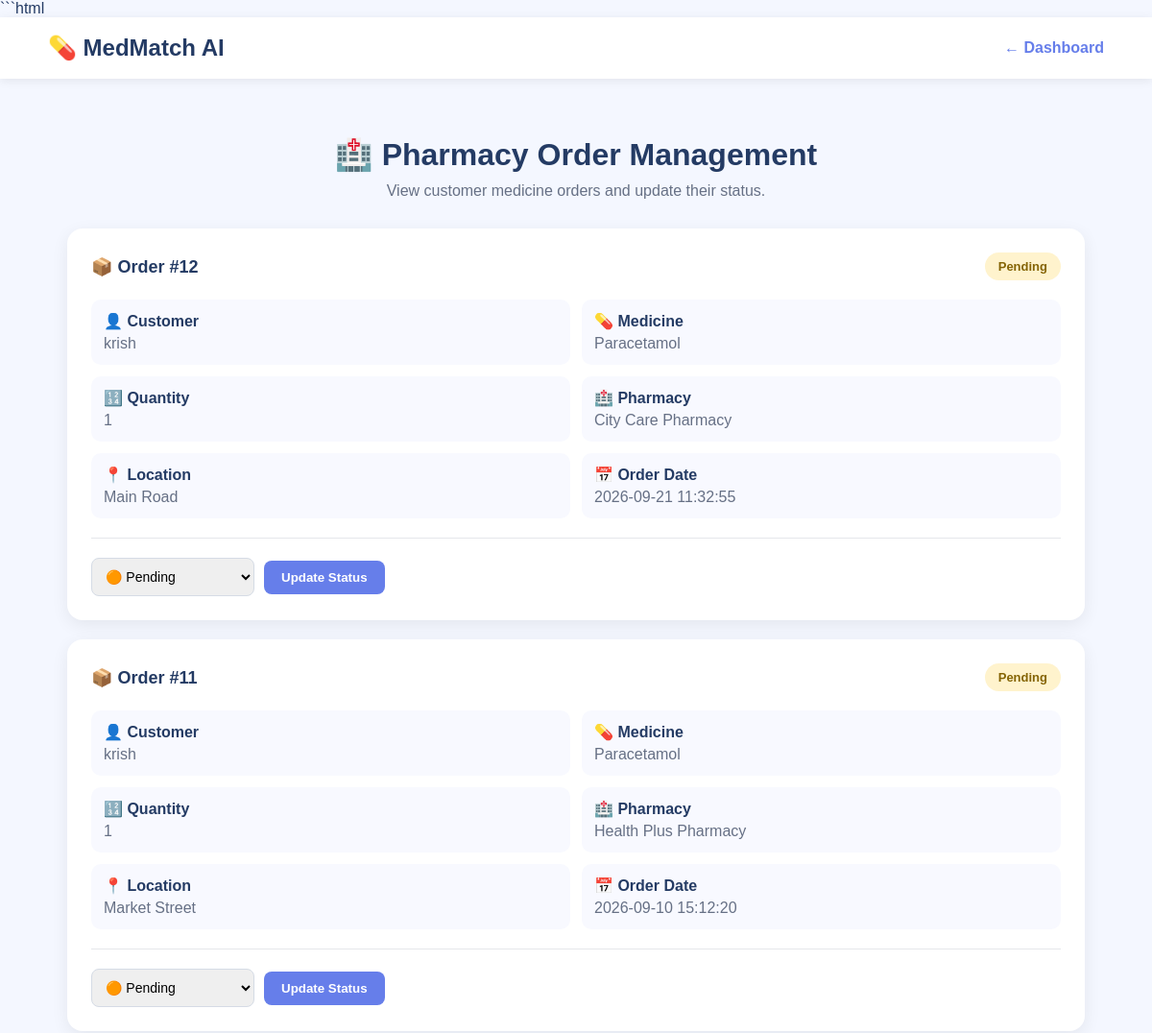
/admin/orders (signed in, upper part), run on an earlier commit of the app's database.
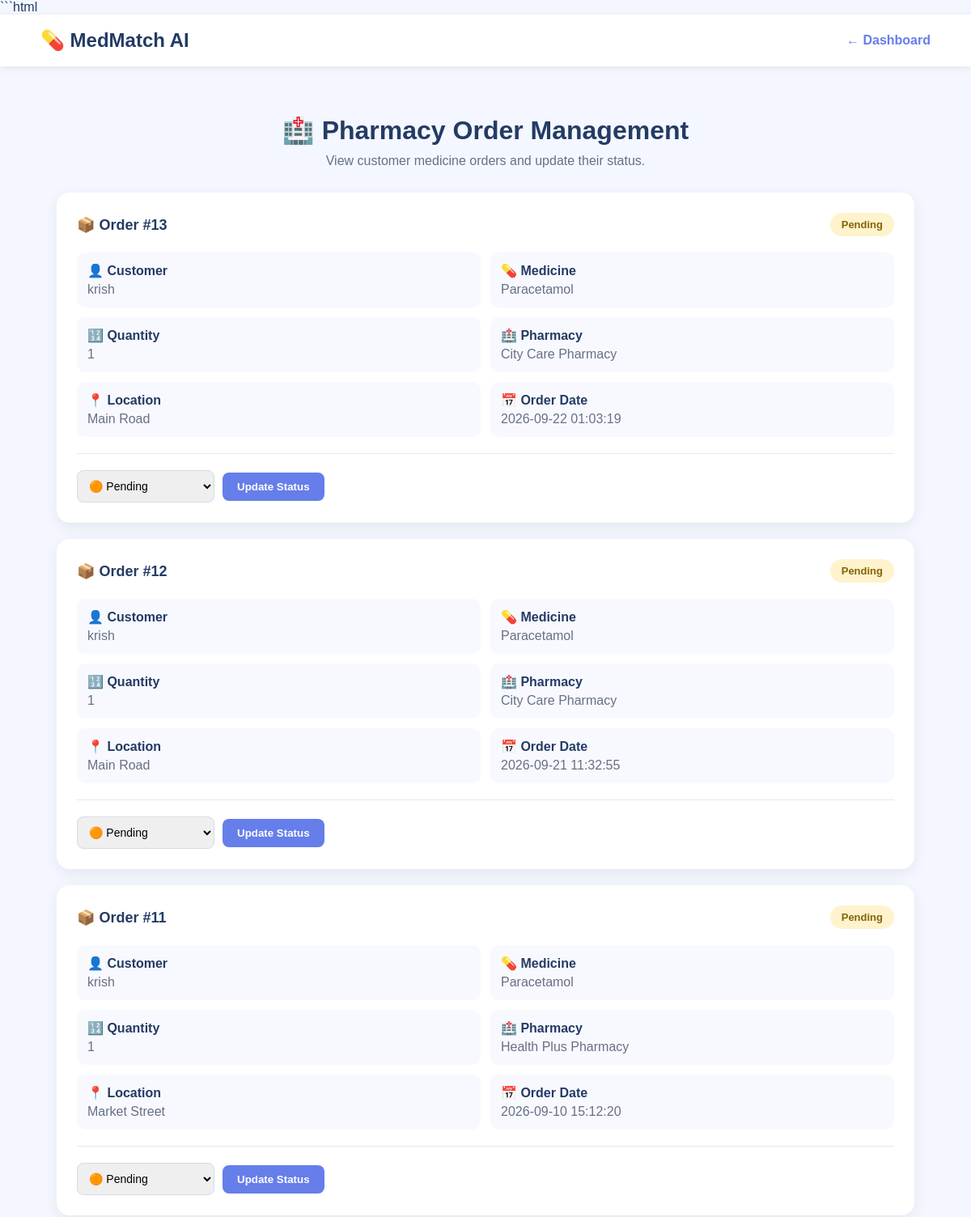
And on a later commit of the database.
### tables this page shows
CREATE TABLE orders (
            id INTEGER PRIMARY KEY AUTOINCREMENT,
            user_id INTEGER,
            pharmacy_id INTEGER,
            medicine_id INTEGER,
            quantity INTEGER NOT NULL,
            order_date TEXT,
            status TEXT DEFAULT 'Pending',
            FOREIGN KEY (user_id)
                REFERENCES users(id),
            FOREIGN KEY (pharmacy_id)
                REFERENCES pharmacies(id),
            FOREIGN KEY (medicine_id)
                REFERENCES medicines(id)
        );

CREATE TABLE users (
            id INTEGER PRIMARY KEY AUTOINCREMENT,
            name TEXT NOT NULL,
            email TEXT UNIQUE NOT NULL,
            password TEXT NOT NULL
        , mobile TEXT);

CREATE TABLE medicines (
            id INTEGER PRIMARY KEY AUTOINCREMENT,
            name TEXT NOT NULL,
            category TEXT,
            purpose TEXT,
            price REAL
        );

CREATE TABLE pharmacies (
            id INTEGER PRIMARY KEY AUTOINCREMENT,
            name TEXT NOT NULL,
            location TEXT,
            phone TEXT
        );

### app.py (the view)
@app.route("/admin/orders")
def admin_orders():
    if not session.get("admin_logged_in"):
        return redirect(url_for("admin_login"))
    connection = get_db_connection()
    cursor = connection.cursor()
    cursor.execute("""
        SELECT
            orders.id,
            users.name AS customer,
            medicines.name AS medicine,
            pharmacies.name AS pharmacy,
            pharmacies.location,
            orders.quantity,
            stock.price,
            orders.order_date,
            orders.status
        FROM orders

        JOIN users
            ON orders.user_id = users.id

        JOIN medicines
            ON orders.medicine_id = medicines.id

        JOIN pharmacies
            ON orders.pharmacy_id = pharmacies.id

        LEFT JOIN stock
            ON stock.medicine_id = orders.medicine_id
            AND stock.pharmacy_id = orders.pharmacy_id

        ORDER BY orders.id DESC
    """)
    orders_data = cursor.fetchall()
    connection.close()
    return render_template(
        "admin_orders.html",
        orders=orders_data
    )

### database.py (called while the page is built)
def get_db_connection():
    connection = sqlite3.connect(DATABASE)
    connection.row_factory = sqlite3.Row
    return connection

### templates/admin_orders.html (shortened to what this page needs)
<!DOCTYPE html>
<html lang="en">
<head>
</head>
<body>
    <nav>
        <div class="logo">
            💊 MedMatch AI
        </div>
        <a href="/dashboard" class="back">
            ← Dashboard
        </a>
    </nav>
    <div class="container">
        <div class="header">
            <h1>
                🏥 Pharmacy Order Management
            </h1>
            <p>
                View customer medicine orders and update their status.
            </p>
        </div>
        {% if orders %}
            {% for order in orders %}
            <div class="order-card">
                <div class="order-header">
                    <div class="order-id">
                        📦 Order #{{ order["id"] }}
                    </div>
                    <div class="status">
                        {{ order["status"] }}
                    </div>
                </div>
                <div class="details">
                    <div class="detail">
                        <strong>
                            👤 Customer
                        </strong>
                        <span>
                            {{ order["customer"] }}
                        </span>
                    </div>
                    <div class="detail">
                        <strong>
                            💊 Medicine
                        </strong>
                        <span>
                            {{ order["medicine"] }}
                        </span>
                    </div>
                    <div class="detail">
                        <strong>
                            🔢 Quantity
                        </strong>
                        <span>
                            {{ order["quantity"] }}
                        </span>
                    </div>
                    <div class="detail">
                        <strong>
                            🏥 Pharmacy
                        </strong>
                        <span>
                            {{ order["pharmacy"] }}
                        </span>
                    </div>
                    <div class="detail">
                        <strong>
                            📍 Location
                        </strong>
                        <span>
                            {{ order["location"] }}
                        </span>
                    </div>
                    <div class="detail">
                        <strong>
                            📅 Order Date
                        </strong>
                        <span>
                            {{ order["order_date"] }}
                        </span>
                    </div>
                </div>
                <form
                    method="POST"
                    action="/admin/update-order"
                    class="update-form"
                >
                    <select name="status">
                        <option
                            value="Pending"
                            {% if order["status"] == "Pending" %}selected{% endif %}
                        >
                            🟠 Pending
                        </option>
                    </select>
                    <button type="submit">
                        Update Status
                    </button>
                </form>
            </div>
            {% endfor %}
        {% endif %}
    </div>
</body>
</html>

What changed in the data, as far as the page shows it:
added orders: id "13", status "Pending", customer "krish", medicine "Paracetamol", quantity "1", pharmacy "City Care Pharmacy", location "Main Road", order_date "2026-09-22 01:03:19", status "🟠 Pending"
